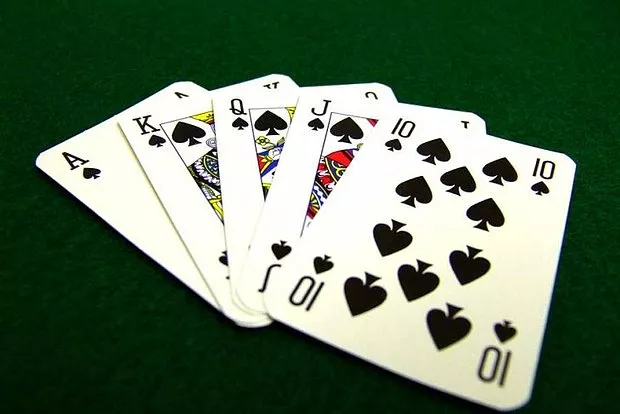
#> input picture Resources/cards.webp, 620 x 414 px, given in place of the camera
$ python new.py
#> lines starting #> are read from the running program, lines starting #| are printed output that depends on the picture; after the words box and inside, x2 and y2 are one past the last pixel; in counts of white or black regions, pixels touching at a corner belong together
#> further down, img is the input picture: shape (414, 620, 3); mean B, G, R 92, 115.3, 94.2
#> `img = cv2.resize(img, (width, height))`:
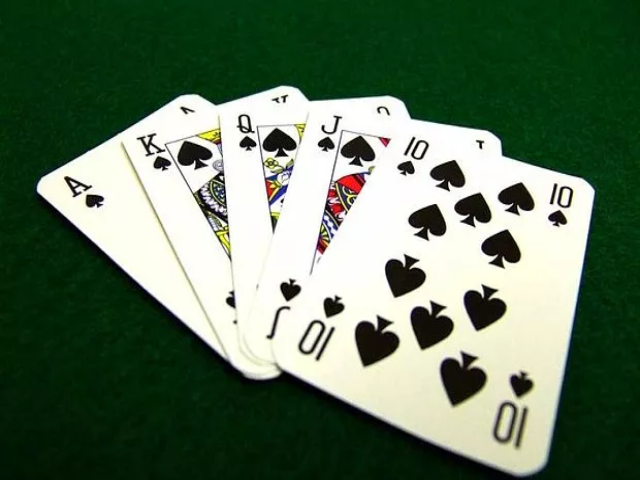
#> img: shape (480, 640, 3); mean B, G, R 91.9, 115.2, 94.1
import cv2
import numpy as np

width=640
height =480
cap = cv2.VideoCapture(0)
cap.set(3, width)
cap.set(4, height)
cap.set(10, 150)

def preProcess(img):
    imgGray = cv2.cvtColor(img,cv2.COLOR_BGR2GRAY)
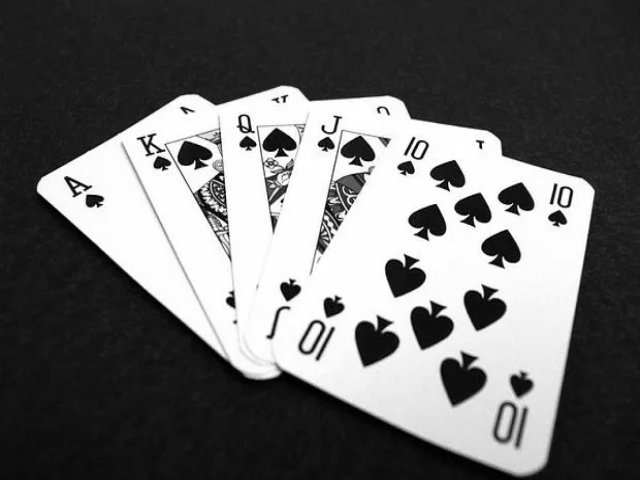
#> imgGray: shape (480, 640); min 0, max 255, mean 106.3
    imgBlur = cv2.GaussianBlur(imgGray,(5,5),1)
    imgCanny = cv2.Canny(imgBlur, 200, 200)
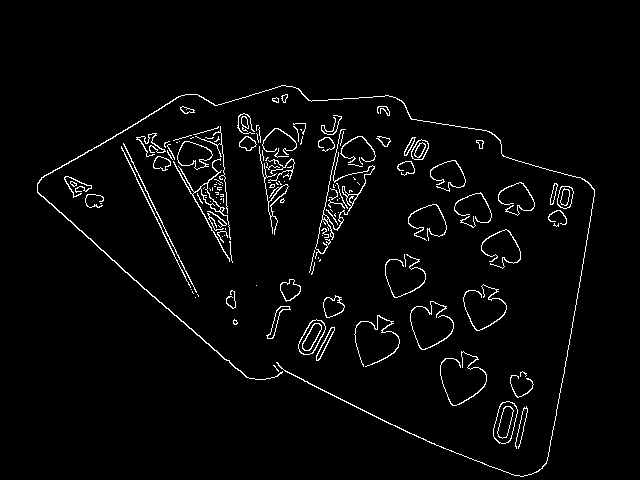
#> imgCanny: shape (480, 640); 3% white in thin lines or dots, all inside (x1, y1, x2, y2) = (37, 85, 595, 477)
    kernel = np.ones((5, 5))
    imgDial = cv2.dilate(imgCanny, kernel, iterations=2)
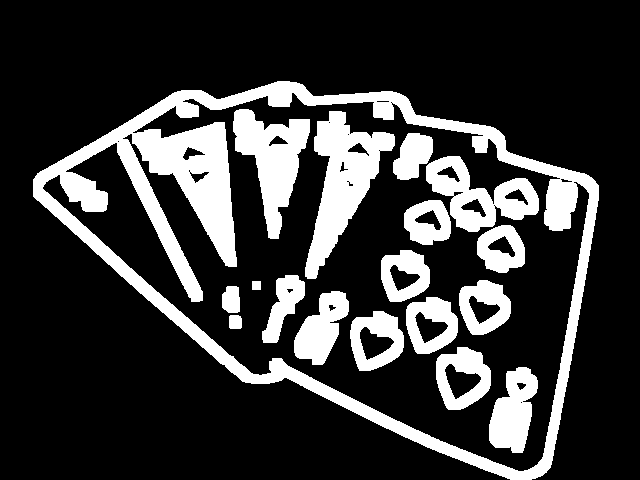
#> imgDial: shape (480, 640); 21.5% white; 18 white regions, largest, box (x1, y1, x2, y2) and area: (33, 81, 599, 480) 30784, (305, 111, 395, 279) 6316, (233, 109, 310, 239) 4791
    imgThreshold = cv2.erode(imgDial, kernel, iterations=1)
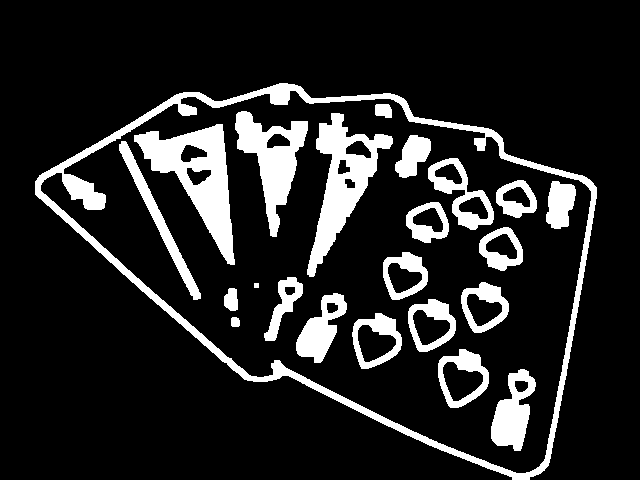
#> imgThreshold: shape (480, 640); 14.3% white; 23 white regions
    return imgThreshold

def getContours(img):
    biggest = np.array([])
    maxArea = 0
    contours,hierarchy = cv2.findContours(img,cv2.RETR_EXTERNAL,cv2.CHAIN_APPROX_NONE)
#> contours = 1 contour; box (x1, y1, x2, y2) and area: (35, 83, 597, 480) 137800
    for cnt in contours:
        area = cv2.contourArea(cnt)
        if area > 5000:
            cv2.drawContours(imgContour, cnt, -1, (255, 0, 0), 3)
            peri = cv2.arcLength(cnt, True)
            approx = cv2.approxPolyDP(cnt, 0.02 * peri, True)
            if area > maxArea and len(approx) == 4:
                biggest = approx
                maxArea = area
        #cv2.drawContours(imgContour, biggest, -1, (255, 0, 0), 20)
        return biggest
#> this loop made 1 pass
#> (area, peri) on pass 1: (137799.5, 1626.5)
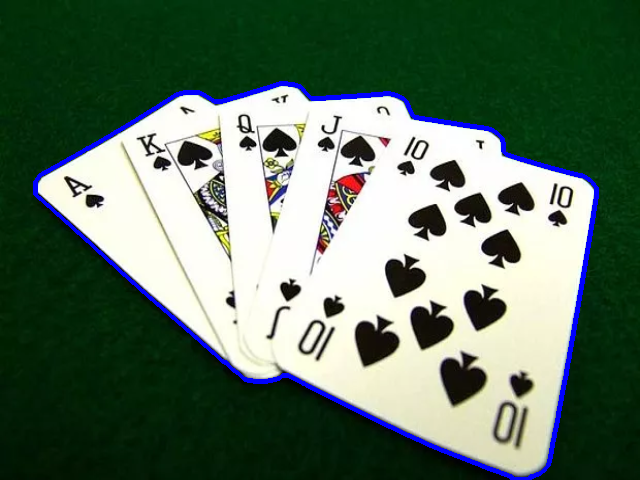
#> imgContour: shape (480, 640, 3); 2.25% of pixels changed, all inside (x1, y1, x2, y2) = (33, 81, 599, 480)
#> after the loop, biggest = empty array; maxArea = 0

while True:
    success, img = cap.read()
    img = cv2.resize(img, (width, height))
    imgContour = img.copy()
    imgThreshold = preProcess(img)
    getContours(imgThreshold)

    cv2.imshow("Video", imgContour)
    if cv2.waitKey(1) & 0xFF == ord('q'):
#> (key q is pressed here)
        break

$ run again, on Resources/shapes.png
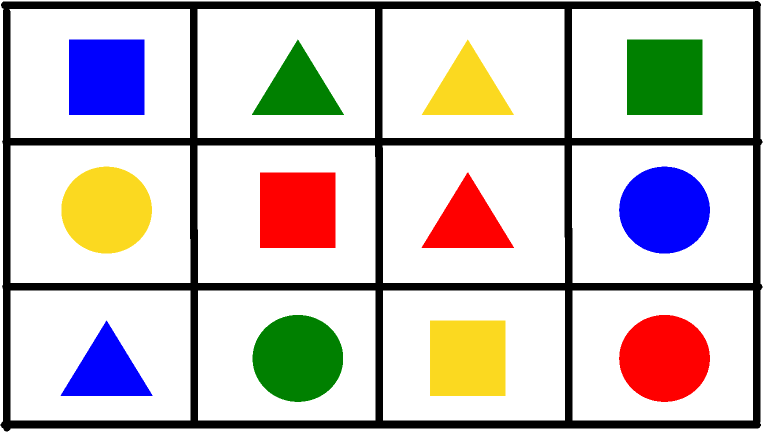
#> input picture Resources/shapes.png, 1526 x 865 px, given in place of the camera (shown at 1/2 size)
#> img is the input picture: shape (865, 1526, 3); mean B, G, R 191.4, 194.1, 201.6
#> img: shape (480, 640, 3)
#> in preProcess, `imgCanny = cv2.Canny(imgBlur, 200, 200)`:
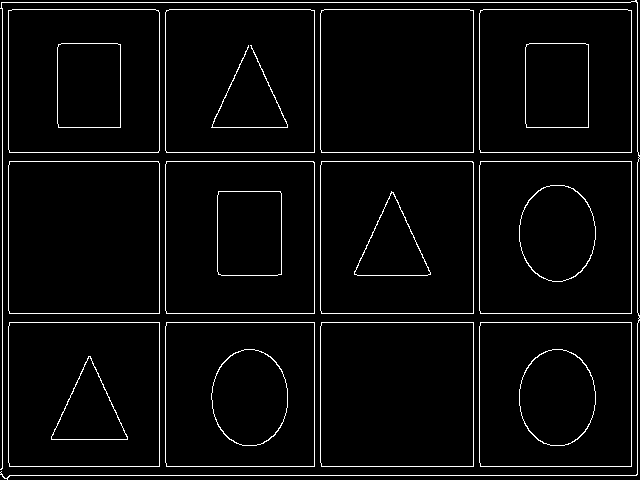
#> imgCanny: shape (480, 640); 3.9% white in thin lines or dots
#> imgDial: shape (480, 640); 32% white; 10 white regions, largest, box (x1, y1, x2, y2) and area: (0, 0, 640, 480) 72856, (515, 345, 600, 450) 3067, (515, 181, 600, 286) 3066
#> imgThreshold: shape (480, 640); 23.9% white; 10 white regions
#> contours = 1 contour; box (x1, y1, x2, y2) and area: (0, 0, 640, 480) 306081
#> the loop in getContours, `for cnt in contours:` made 1 pass
#> (area, peri, biggest, maxArea) on pass 1: (306081, 2236, [[0, 0], [0, 479], [639, 479], [639, 0]], 306081)
#> after the loop in getContours, `for cnt in contours:`:
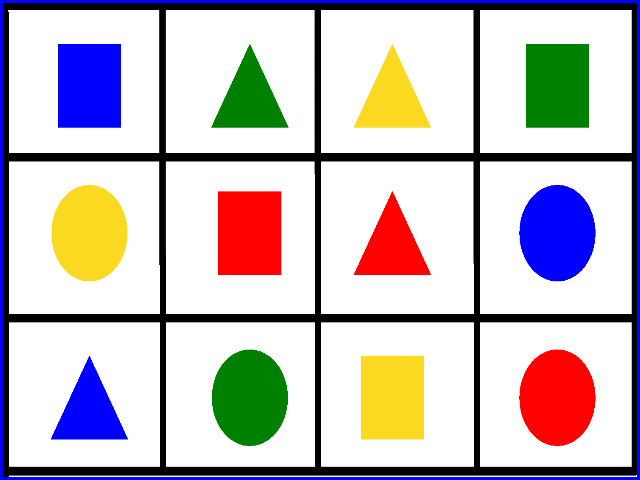
#> imgContour: shape (480, 640, 3); mean B, G, R 192.7, 189.9, 197.4
#> after the loop in getContours, `for cnt in contours:`: maxArea = 306081
